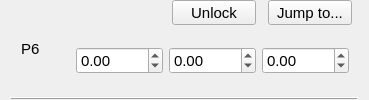
       <widget class="QWidget" name="p6Frame" native="true">
        <layout class="QGridLayout" name="gridLayout_11">
         <property name="topMargin">
          <number>0</number>
         </property>
         <property name="bottomMargin">
          <number>0</number>
         </property>
         <property name="verticalSpacing">
          <number>0</number>
         </property>
         <item row="0" column="3">
          <widget class="QPushButton" name="p6FrameLockButton">
           <property name="sizePolicy">
            <sizepolicy hsizetype="Fixed" vsizetype="Fixed">
             <horstretch>0</horstretch>
             <verstretch>0</verstretch>
            </sizepolicy>
           </property>
           <property name="minimumSize">
            <size>
             <width>90</width>
             <height>25</height>
            </size>
           </property>
           <property name="font">
            <font>
             <family>Arial</family>
             <pointsize>11</pointsize>
            </font>
           </property>
           <property name="styleSheet">
            <string notr="true">margin-right: 6px;</string>
           </property>
           <property name="text">
            <string>Unlock</string>
           </property>
           <attribute name="buttonGroup">
            <string notr="true">frameFidButtonGroup</string>
           </attribute>
          </widget>
         </item>
         <item row="0" column="4">
          <widget class="QPushButton" name="p6FrameJumpButton">
           <property name="sizePolicy">
            <sizepolicy hsizetype="Fixed" vsizetype="Fixed">
             <horstretch>0</horstretch>
             <verstretch>0</verstretch>
            </sizepolicy>
           </property>
           <property name="minimumSize">
            <size>
             <width>90</width>
             <height>25</height>
            </size>
           </property>
           <property name="font">
            <font>
             <family>Arial</family>
             <pointsize>11</pointsize>
            </font>
           </property>
           <property name="styleSheet">
            <string notr="true">margin-right: 6px;</string>
           </property>
           <property name="text">
            <string>Jump to...</string>
           </property>
           <attribute name="buttonGroup">
            <string notr="true">frameFidButtonGroup</string>
           </attribute>
          </widget>
         </item>
         <item row="1" column="1" colspan="4">
          <widget class="QWidget" name="p6FrameCoords" native="true">
           <layout class="QGridLayout" name="gridLayout_17">
            <property name="verticalSpacing">
             <number>6</number>
            </property>
            <item row="0" column="0">
             <widget class="QDoubleSpinBox" name="p6FrameX">
              <property name="sizePolicy">
               <sizepolicy hsizetype="Fixed" vsizetype="Fixed">
                <horstretch>0</horstretch>
                <verstretch>0</verstretch>
               </sizepolicy>
              </property>
              <property name="minimumSize">
               <size>
                <width>60</width>
                <height>0</height>
               </size>
              </property>
              <property name="font">
               <font>
                <family>Arial</family>
                <pointsize>11</pointsize>
               </font>
              </property>
              <property name="focusPolicy">
               <enum>Qt::StrongFocus</enum>
              </property>
              <property name="styleSheet">
               <string notr="true"/>
              </property>
              <property name="showGroupSeparator" stdset="0">
               <bool>false</bool>
              </property>
              <property name="minimum">
               <double>-1000.000000000000000</double>
              </property>
              <property name="maximum">
               <double>1000.000000000000000</double>
              </property>
             </widget>
            </item>
            <item row="0" column="1">
             <widget class="QDoubleSpinBox" name="p6FrameY">
              <property name="sizePolicy">
               <sizepolicy hsizetype="Fixed" vsizetype="Fixed">
                <horstretch>0</horstretch>
                <verstretch>0</verstretch>
               </sizepolicy>
              </property>
              <property name="minimumSize">
               <size>
                <width>60</width>
                <height>0</height>
               </size>
              </property>
              <property name="font">
               <font>
                <family>Arial</family>
                <pointsize>11</pointsize>
               </font>
              </property>
              <property name="focusPolicy">
               <enum>Qt::StrongFocus</enum>
              </property>
              <property name="styleSheet">
               <string notr="true"/>
              </property>
              <property name="minimum">
               <double>-1000.000000000000000</double>
              </property>
              <property name="maximum">
               <double>1000.000000000000000</double>
              </property>
             </widget>
            </item>
            <item row="0" column="2">
             <widget class="QDoubleSpinBox" name="p6FrameZ">
              <property name="sizePolicy">
               <sizepolicy hsizetype="Fixed" vsizetype="Fixed">
                <horstretch>0</horstretch>
                <verstretch>0</verstretch>
               </sizepolicy>
              </property>
              <property name="minimumSize">
               <size>
                <width>60</width>
                <height>0</height>
               </size>
              </property>
              <property name="font">
               <font>
                <family>Arial</family>
                <pointsize>11</pointsize>
               </font>
              </property>
              <property name="focusPolicy">
               <enum>Qt::StrongFocus</enum>
              </property>
              <property name="minimum">
               <double>-1000.000000000000000</double>
              </property>
              <property name="maximum">
               <double>1000.000000000000000</double>
              </property>
             </widget>
            </item>
           </layout>
          </widget>
         </item>
         <item row="0" column="2">
          <widget class="qSlicerMarkupsPlaceWidget" name="p6FramePoint">
           <property name="sizePolicy">
            <sizepolicy hsizetype="Preferred" vsizetype="Preferred">
             <horstretch>0</horstretch>
             <verstretch>0</verstretch>
            </sizepolicy>
           </property>
           <property name="minimumSize">
            <size>
             <width>0</width>
             <height>0</height>
            </size>
           </property>
           <property name="font">
            <font>
             <family>Arial</family>
             <pointsize>11</pointsize>
            </font>
           </property>
           <property name="buttonsVisible">
            <bool>false</bool>
           </property>
           <property name="deleteAllMarkupsOptionVisible">
            <bool>false</bool>
           </property>
           <property name="placeMultipleMarkups">
            <enum>qSlicerMarkupsPlaceWidget::ForcePlaceSingleMarkup</enum>
           </property>
           <property name="placeModeEnabled">
            <bool>false</bool>
           </property>
           <property name="deleteButton().show()" stdset="0">
            <bool>true</bool>
           </property>
           <property name="placeButton().show()" stdset="0">
            <bool>true</bool>
           </property>
          </widget>
         </item>
         <item row="0" column="0" rowspan="2">
          <widget class="QLabel" name="label_11">
           <property name="sizePolicy">
            <sizepolicy hsizetype="Fixed" vsizetype="Preferred">
             <horstretch>0</horstretch>
             <verstretch>0</verstretch>
            </sizepolicy>
           </property>
           <property name="minimumSize">
            <size>
             <width>50</width>
             <height>0</height>
            </size>
           </property>
           <property name="font">
            <font>
             <family>Arial</family>
             <pointsize>11</pointsize>
            </font>
           </property>
           <property name="text">
            <string>P6</string>
           </property>
           <property name="indent">
            <number>10</number>
           </property>
          </widget>
         </item>
         <item row="2" column="0" colspan="5">
          <widget class="Line" name="line_29">
           <property name="sizePolicy">
            <sizepolicy hsizetype="Preferred" vsizetype="Fixed">
             <horstretch>0</horstretch>
             <verstretch>0</verstretch>
            </sizepolicy>
           </property>
           <property name="minimumSize">
            <size>
             <width>0</width>
             <height>0</height>
            </size>
           </property>
           <property name="font">
            <font>
             <family>Arial</family>
             <pointsize>11</pointsize>
            </font>
           </property>
           <property name="frameShadow">
            <enum>QFrame::Raised</enum>
           </property>
           <property name="lineWidth">
            <number>1</number>
           </property>
           <property name="orientation">
            <enum>Qt::Horizontal</enum>
           </property>
          </widget>
         </item>
        </layout>
       </widget>
